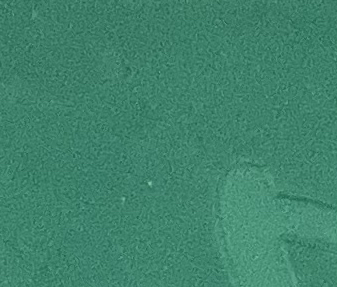
#> input picture data/green.jpg, 337 x 287 px
$ python -i useful.py   (imports and definitions only)
#> lines starting #> are read from the running program, lines starting #| are printed output that depends on the picture
#> further down, picture is the input picture: shape (287, 337, 3); mean B, G, R 108.1, 131.3, 63
import math

import cv2 as cv
import numpy as np

from morph_fun import open_close


# NormilizeIntensity imposta ad ogni pixlel un Immagine BGR "Im"
# lo stesso valore di intensità "i_value"
# potrebbe essere anche direttamente creata una funzione "normalizeChannel"
# o ancora apply function to channel
# TODO METTI in file UTIL

# [9 lines left out: function normilezeIntesity, not called in this run]


#Questa funzione invece equalizza l'istogramma dell'intensità
def equalizeIntensity(im):
    hsvImage = cv.cvtColor(im, cv.COLOR_BGR2HSV)
#> hsvImage: shape (287, 337, 3); mean H, S, V 80, 133.2, 131.3
    HIm, SIm, VIm = cv.split(hsvImage)
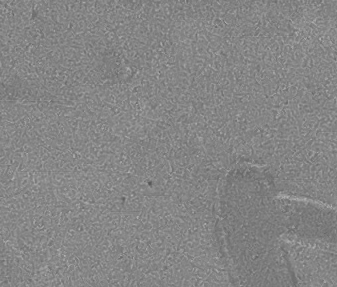
#> SIm: shape (287, 337); min 87, max 182, mean 133.2
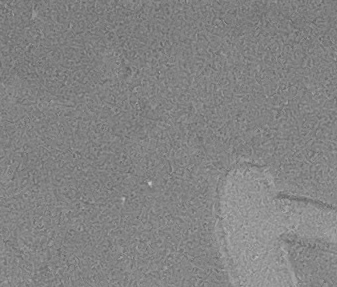
#> VIm: shape (287, 337); min 94, max 199, mean 131.3
    c, r, _ = im.shape
#> c = 287; r = 337

    # VEqualized = cv.equalizeHist(VIm)
    clahe = cv.createCLAHE(clipLimit=2.0, tileGridSize=(8, 8))
    VEqualized = clahe.apply(VIm)
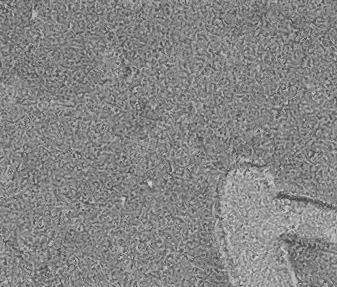
#> VEqualized: shape (287, 337); min 66, max 216, mean 133.3
    hsvImage = cv.merge([HIm, SIm, VEqualized])
#> hsvImage: shape (287, 337, 3); mean H, S, V 80, 133.2, 133.3
    EqImg = cv.cvtColor(hsvImage, cv.COLOR_HSV2BGR)
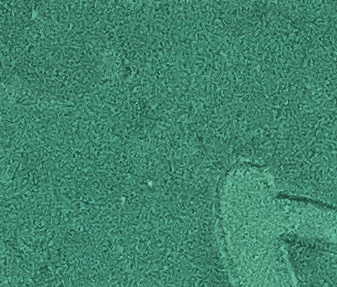
#> EqImg: shape (287, 337, 3); mean B, G, R 109.9, 133.3, 64
    return EqImg


# [164 lines left out: functions resize_percentage, resize_and_show, extract_roi, remove_small_objects, remove_imperfections_adv, remove_imperfections and 2 more, not called in this run]

>>> import cv2
>>> picture = cv2.imread('data/green.jpg')
>>> result = equalizeIntensity(picture)
